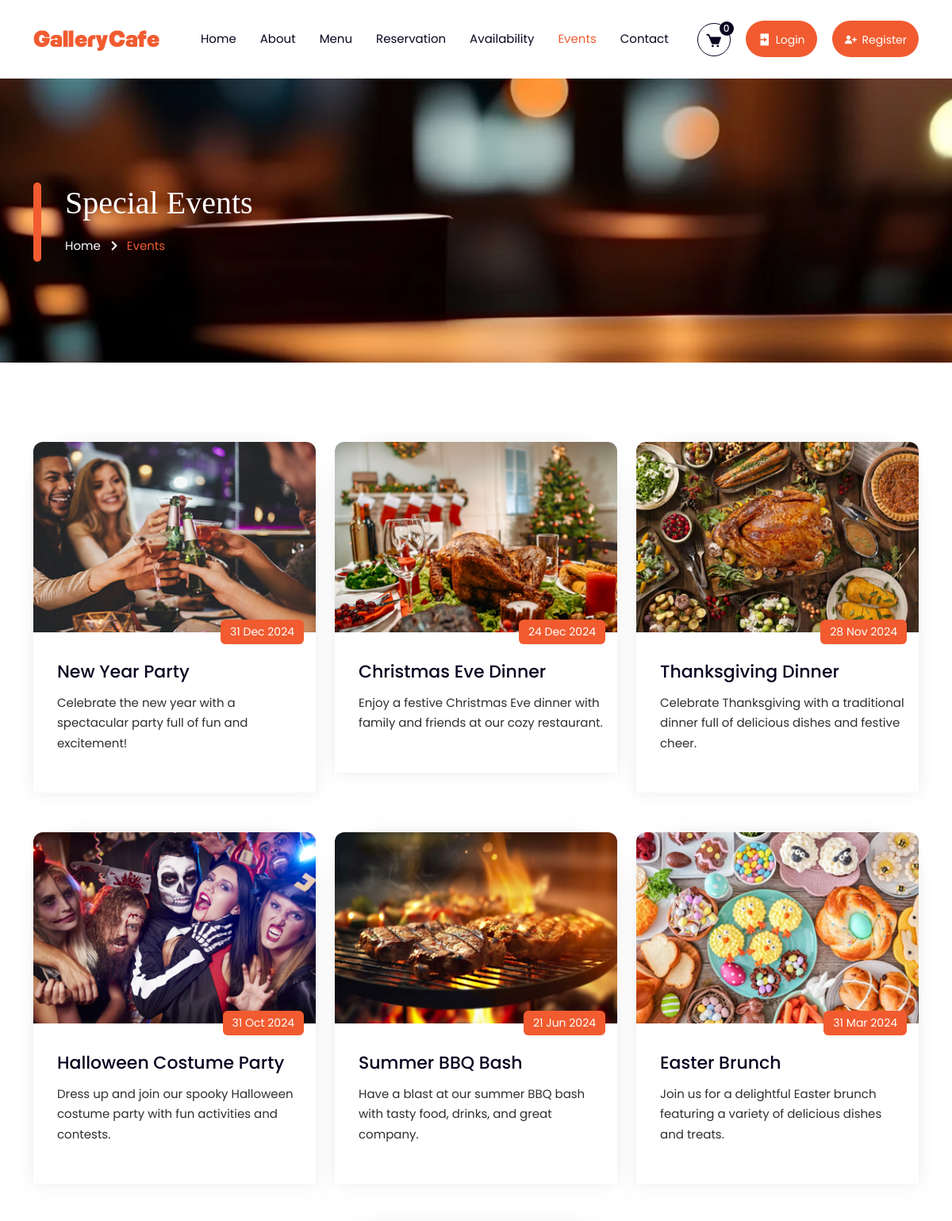
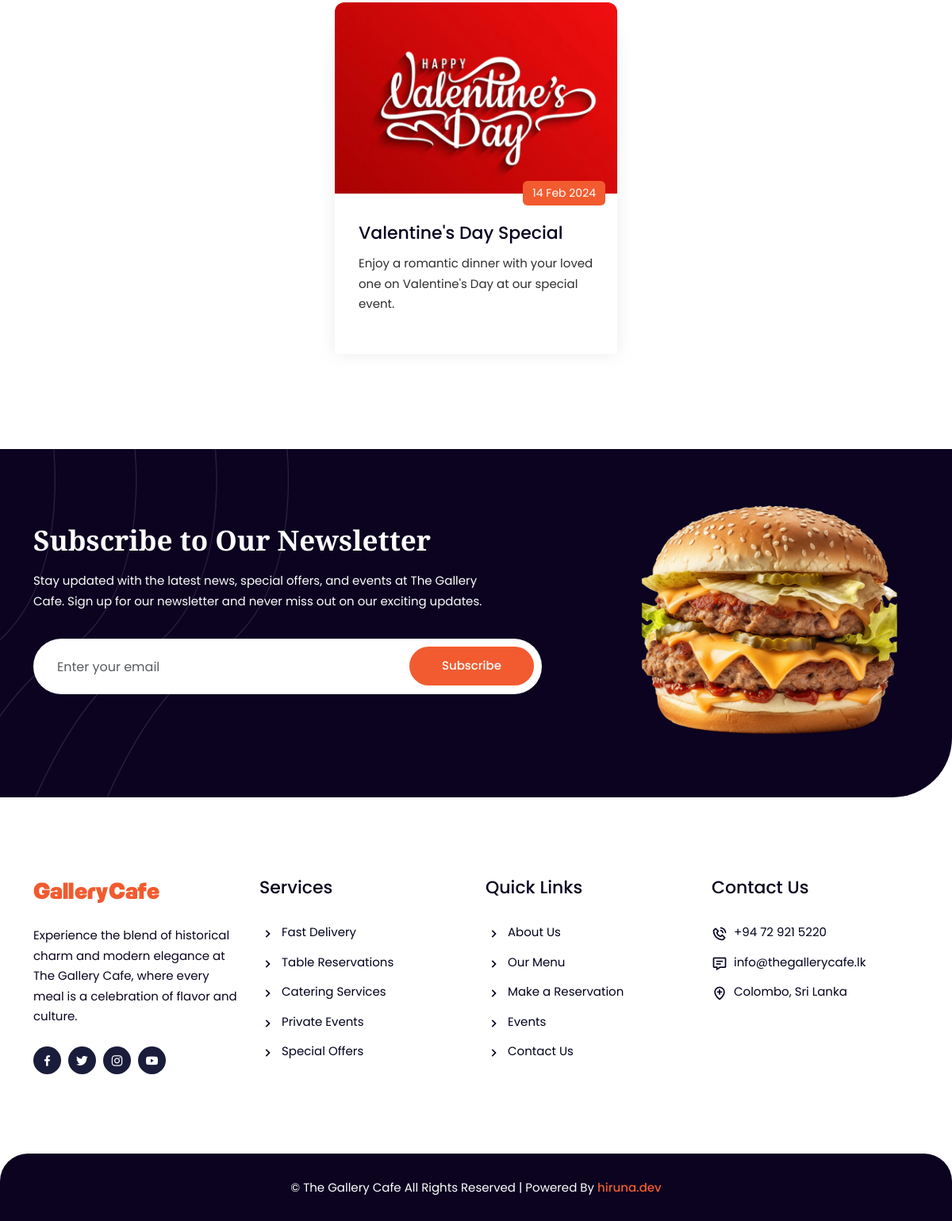
Screenshot of /events.php with the database file from the repository (2 pictures, top to bottom).
### tables this page shows
CREATE TABLE SpecialEvents (
    EventID INT AUTO_INCREMENT PRIMARY KEY,
    EventName VARCHAR(100) NOT NULL,
    Description TEXT,
    EventDate DATETIME NOT NULL,
    ImageURL VARCHAR(255)
);

### events.php (the view, shortened to what this page needs)
<?php $title = 'Events'; include 'include/header.php'; ?>
<?php include 'config.php'; ?>
<div class="page-title-area page-title-img-one">
  <div class="container">
    <div class="page-title-item">
      <h2>Special Events</h2>
      <ul>
        <li><a href="index.php">Home</a></li>
        <li><i class="bx bx-chevron-right"></i></li>
        <li>Events</li>
      </ul>
    </div>
  </div>
</div>
<section class="event-area pt-100 pb-70">
  <div class="container">
    <div class="row justify-content-center">
      <?php
      $sql = "SELECT EventName, Description, EventDate, ImageURL FROM SpecialEvents ORDER BY EventDate DESC";
      $result = $conn->query($sql);
      if ($result->num_rows > 0) {
        while($row = $result->fetch_assoc()) {
          echo '<div class="col-sm-6 col-lg-4">';
          echo '  <div class="event-item">';
          echo '    <div class="event-top">';
          echo '      <img src="' . $row["ImageURL"] . '" alt="Event">';
          echo '      <span>' . date('d M Y', strtotime($row["EventDate"])) . '</span>';
          echo '    </div>';
          echo '    <div class="event-bottom">';
          echo '      <h3>' . $row["EventName"] . '</h3>';
          echo '      <p>' . $row["Description"] . '</p>';
          echo '    </div>';
          echo '  </div>';
          echo '</div>';
        }
      } else {
        echo "<p>No events found</p>";
      }
      ?>
    </div>
  </div>
</section>
<?php include 'include/footer.php'; ?>

### include/header.php (shortened to what this page needs)
<!DOCTYPE html>
<html lang="zxx">
   <head>
      <link rel="stylesheet" href="assets/css/bootstrap.min.css" />
      <link rel="stylesheet" href="assets/css/meanmenu.css" />
      <link rel="stylesheet" href="assets/css/boxicons.min.css" />
      <link rel="stylesheet" href="assets/css/owl.carousel.min.css" />
      <link rel="stylesheet" href="assets/css/owl.theme.default.min.css" />
      <link rel="stylesheet" href="assets/css/slick.min.css" />
      <link rel="stylesheet" href="assets/css/slick-theme.min.css" />
      <link rel="stylesheet" href="assets/css/magnific-popup.min.css" />
      <link rel="stylesheet" href="assets/css/style.css" />
      <link rel="stylesheet" href="assets/css/responsive.css" />
   </head>
   <body>
      <?php
         $currentPage = basename($_SERVER['PHP_SELF'], ".php");
         $cartItemCount = 0;
         ?>
      <div class="navbar-area fixed-top">
         <div class="main-nav main-nav-three">
            <div class="container">
               <nav class="navbar navbar-expand-md navbar-light">
                  <a class="navbar-brand" href="index.php">
                  <img src="assets/img/logo.png" class="logo-one" alt="Logo" />
                  </a>
                  <div class="collapse navbar-collapse mean-menu" id="navbarSupportedContent">
                     <ul class="navbar-nav">
                        <li class="nav-item">
                           <a href="index.php" class="nav-link <?php echo ($currentPage == 'index') ? 'active' : ''; ?>">Home</a>
                        </li>
                        <li class="nav-item">
                           <a href="about.php" class="nav-link <?php echo ($currentPage == 'about') ? 'active' : ''; ?>">About</a>
                        </li>
                        <li class="nav-item">
                           <a href="menu.php" class="nav-link <?php echo ($currentPage == 'menu') ? 'active' : ''; ?>">Menu</a>
                        </li>
                        <li class="nav-item">
                           <a href="reservation.php" class="nav-link <?php echo ($currentPage == 'reservation') ? 'active' : ''; ?>">Reservation</a>
                        </li>
                        <li class="nav-item">
                           <a href="availability.php" class="nav-link <?php echo ($currentPage == 'availability') ? 'active' : ''; ?>">Availability</a>
                        </li>
                        <li class="nav-item">
                           <a href="events.php" class="nav-link <?php echo ($currentPage == 'events') ? 'active' : ''; ?>">Events</a>
                        </li>
                        <li class="nav-item">
                           <a href="contact.php" class="nav-link <?php echo ($currentPage == 'contact') ? 'active' : ''; ?>">Contact</a>
                        </li>
                     </ul>
                     <div class="side-nav">
                        <a class="nav-cart" href="cart.php"><i class="bx bxs-cart"></i><span id="cart-count"><?php echo $cartItemCount; ?></span></a>
                        <?php if (isset($_SESSION['UserType']) && $_SESSION['UserType'] == "Admin") { ?>
                        <a class="nav-tel" href="admin"><i class="bx bxs-user-circle"></i>Admin</a>
                        <a class="nav-tel" href="manage_orders.php"><i class="bx bxs-bowl-hot"></i>Orders</a>
                        <a class="nav-tel" href="logout.php"><i class="bx bxs-log-out"></i>Logout</a>
                        <?php } elseif (isset($_SESSION['UserType']) && $_SESSION['UserType'] == "Staff") { ?>
                        <a class="nav-tel" href="admin"><i class="bx bxs-user-circle"></i>Staff</a>
                        <a class="nav-tel" href="manage_orders.php"><i class="bx bxs-bowl-hot"></i>Orders</a>
                        <a class="nav-tel" href="logout.php"><i class="bx bxs-log-out"></i>Logout</a>
                        <?php } elseif (isset($_SESSION['UserID'])) { ?>
                        <a class="nav-tel" href="manage_orders.php"><i class="bx bxs-bowl-hot"></i>Orders</a>
                        <a class="nav-tel" href="logout.php"><i class="bx bxs-log-out"></i>Logout</a>
                        <?php } else { ?>
                        <a class="nav-tel" href="login.php"><i class="bx bxs-log-in"></i>Login</a>
                        <a class="nav-tel" href="register.php"><i class="bx bxs-user-plus"></i>Register</a>
                        <?php } ?>
                     </div>
                  </div>
               </nav>
            </div>
         </div>
      </div>

### include/footer.php (shortened to what this page needs)
<section class="subscribe-area">
   <div class="container">
      <div class="row align-items-center justify-content-center">
         <div class="col-lg-7">
            <div class="subscribe-item">
               <div class="section-title">
                  <h2>Subscribe to Our Newsletter</h2>
                  <p>Stay updated with the latest news, special offers, and events at The Gallery Cafe. Sign up for our newsletter and never miss out on our exciting updates.</p>
               </div>
               <form class="newsletter-form" data-toggle="validator" action="subscribe.php" method="POST">
                  <input type="email" class="form-control" placeholder="Enter your email" name="EMAIL" required autocomplete="off"/>
                  <button class="btn cmn-btn" type="submit">Subscribe</button>
               </form>
            </div>
         </div>
         <div class="col-lg-5">
            <div class="subscribe-img">
               <img src="assets/img/footer/subscribe-main.png" alt="Subscribe"/>
            </div>
         </div>
      </div>
   </div>
</section>
<footer class="pt-100 pb-70">
   <div class="container">
      <div class="row justify-content-center">
         <div class="col-sm-6 col-lg-3">
            <div class="footer-item">
               <div class="footer-logo">
                  <a href="index.php">
                  <img src="assets/img/logo.png" class="footer-logo1" alt="Gallery Cafe Logo"/>
                  </a>
                  <p>Experience the blend of historical charm and modern elegance at The Gallery Cafe, where every meal is a celebration of flavor and culture.</p>
                  <div class="social-link">
                     <ul>
                        <li>
                           <a href="https://www.facebook.com/TheGalleryCafe" target="_blank">
                           <i class="bx bxl-facebook"></i>
                           </a>
                        </li>
                        <li>
                           <a href="https://twitter.com/TheGalleryCafe" target="_blank">
                           <i class="bx bxl-twitter"></i>
                           </a>
                        </li>
                        <li>
                           <a href="https://www.instagram.com/TheGalleryCafe" target="_blank">
                           <i class="bx bxl-instagram"></i>
                           </a>
                        </li>
                        <li>
                           <a href="https://www.youtube.com/TheGalleryCafe" target="_blank">
                           <i class="bx bxl-youtube"></i>
                           </a>
                        </li>
                     </ul>
                  </div>
               </div>
            </div>
         </div>
         <div class="col-sm-6 col-lg-3">
            <div class="footer-item">
               <div class="footer-service">
                  <h3>Services</h3>
                  <ul>
                     <li><i class="bx bx-chevron-right"></i>Fast Delivery</li>
                     <li><i class="bx bx-chevron-right"></i>Table Reservations</li>
                     <li><i class="bx bx-chevron-right"></i>Catering Services</li>
                     <li><i class="bx bx-chevron-right"></i>Private Events</li>
                     <li><i class="bx bx-chevron-right"></i>Special Offers</li>
                  </ul>
               </div>
            </div>
         </div>
         <div class="col-sm-6 col-lg-3">
            <div class="footer-item">
               <div class="footer-service">
                  <h3>Quick Links</h3>
                  <ul>
                     <li>
                        <a href="about.php">
                        <i class="bx bx-chevron-right"></i>
                        About Us
                        </a>
                     </li>
                     <li>
                        <a href="menu.php">
                        <i class="bx bx-chevron-right"></i>
                        Our Menu
                        </a>
                     </li>
                     <li>
                        <a href="reservation.php">
                        <i class="bx bx-chevron-right"></i>
                        Make a Reservation
                        </a>
                     </li>
                     <li>
                        <a href="events.php">
                        <i class="bx bx-chevron-right"></i>
                        Events
                        </a>
                     </li>
                     <li>
                        <a href="contact.php">
                        <i class="bx bx-chevron-right"></i>
                        Contact Us
                        </a>
                     </li>
                  </ul>
               </div>
            </div>
         </div>
         <div class="col-sm-6 col-lg-3">
            <div class="footer-item">
               <div class="footer-service">
                  <h3>Contact Us</h3>
                  <ul>
                     <li>
                        <a href="tel:+94729215220">
                        <i class="bx bx-phone-call"></i>
                        +94 72 921 5220
                        </a>
                     </li>
                     <li>
                        <a href="mailto:info@thegallerycafe.lk">
                        <i class="bx bx-message-detail"></i>
                        info@thegallerycafe.lk
                        </a>
                     </li>
                     <li>
                        <i class="bx bx-location-plus"></i>
                        Colombo, Sri Lanka
                     </li>
                  </ul>
               </div>
            </div>
         </div>
      </div>
   </div>
</footer>
<div class="copyright-area">
   <div class="container">
      <div class="copyright-item">
         <p>
            © The Gallery Cafe All Rights Reserved | Powered By
            <a href="https://hiruna.dev/" target="_blank">hiruna.dev</a>
         </p>
      </div>
   </div>
</div>
</body>
</html>

### assets/css/meanmenu.css (style rules this page uses)
body { font-family: oswald, sans-serif; padding: 0; margin: 0; font-size: 15px; background-color: #f1f1f1 }
.main-nav { background: #000; position: absolute; top: 0; left: 0; padding-top: 15px; padding-bottom: 15px; width: 100%; z-index: 999; height: auto }
.navbar-light .navbar-brand, .navbar-light .navbar-brand:hover { color: #fff; font-weight: 700; text-transform: uppercase }
.main-nav nav ul { padding: 0; margin: 0; list-style-type: none }
.main-nav nav .navbar-nav .nav-item { position: relative; padding: 15px 0 }
.main-nav nav .navbar-nav .nav-item a { font-weight: 500; font-size: 16px; text-transform: uppercase; color: #fff; padding-left: 0; padding-right: 0; padding-top: 0; padding-bottom: 0; margin-left: 15px; margin-right: 15px }
.main-nav nav .navbar-nav .nav-item a:hover, .main-nav nav .navbar-nav .nav-item a:focus, .main-nav nav .navbar-nav .nav-item a.active { color: #ff2d55 }

### rows the page displays
specialevents: ImageURL (picture), EventDate "31 Dec 2024", EventName "New Year Party", Description "Celebrate the new year with a spectacular party full of fun and excitement!"
specialevents: ImageURL (picture), EventDate "24 Dec 2024", EventName "Christmas Eve Dinner", Description "Enjoy a festive Christmas Eve dinner with family and friends at our cozy restaurant."
specialevents: ImageURL (picture), EventDate "28 Nov 2024", EventName "Thanksgiving Dinner", Description "Celebrate Thanksgiving with a traditional dinner full of delicious dishes and festive cheer."
specialevents: ImageURL (picture), EventDate "31 Oct 2024", EventName "Halloween Costume Party", Description "Dress up and join our spooky Halloween costume party with fun activities and contests."
specialevents: ImageURL (picture), EventDate "21 Jun 2024", EventName "Summer BBQ Bash", Description "Have a blast at our summer BBQ bash with tasty food, drinks, and great company."
specialevents: ImageURL (picture), EventDate "31 Mar 2024", EventName "Easter Brunch", Description "Join us for a delightful Easter brunch featuring a variety of delicious dishes and treats."
specialevents: ImageURL (picture), EventDate "14 Feb 2024", EventName "Valentine's Day Special", Description "Enjoy a romantic dinner with your loved one on Valentine's Day at our special event."

### other values shown
$cartItemCount "0"
